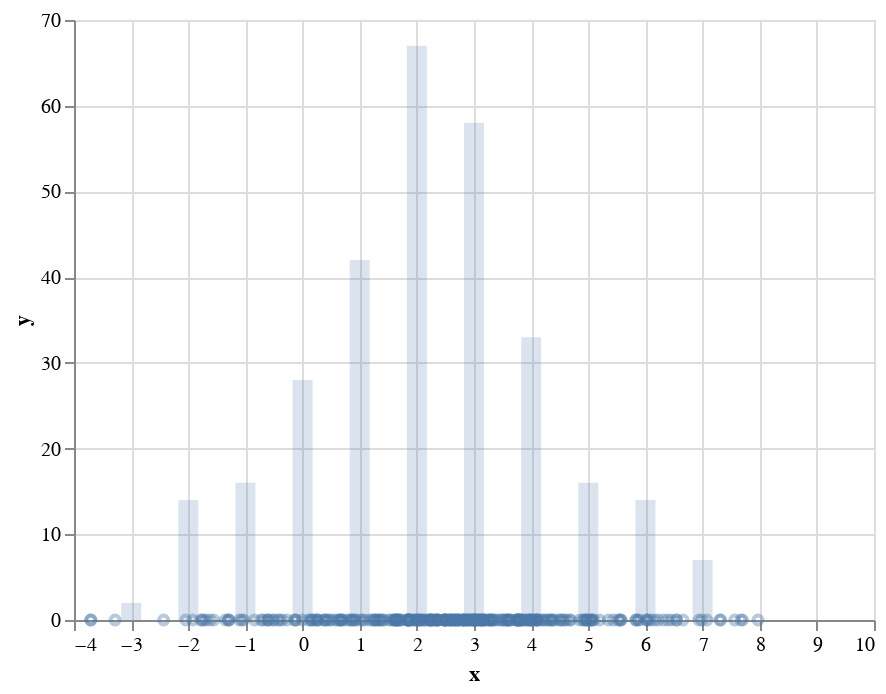

Notebook cell for this chart:
### Markdown cell above
### Get some data

Let's start by drawing some data from a 1 dimensional normal with some mean and some standard deviation. We'll make a histogram to visualize the data, plotted along with the actual data shown as blue dots along the x axis.

### Code cell
mu, sigma = 2.5, 2 # mean and standard deviation
N = 300
nbins = 10
s = [o for o in np.random.normal(mu, sigma, size=N)]

values, bins = np.histogram(s, bins=np.arange(-3, nbins + 1))

dt = make_altair_object(bins, values)

c1 = make_bar_chart(size=10, opacity=.2, data=dt)

dt = make_altair_object(s, np.zeros(len(s)))

x_points = alt.Chart(dt).mark_point(size=20, opacity=.4).encode(
        x='x:Q',  # specify ordinal data
        y='y:Q',  # specify quantitative data
    )

c1 + x_points

### Figure 1 — Vega-Lite specification as saved in the notebook (floating-point values rounded to 4 significant figures; data arrays with more than 128 entries replaced by an {"elided": "..."} marker saying what was removed)
{"$schema": "https://vega.github.io/schema/vega-lite/v2.6.0.json", "config": {"view": {"height": 300, "width": 400}}, "layer": [{"data": {"values": [{"x": -3, "y": 2}, {"x": -2, "y": 14}, {"x": -1, "y": 16}, {"x": 0, "y": 28}, {"x": 1, "y": 42}, {"x": 2, "y": 67}, {"x": 3, "y": 58}, {"x": 4, "y": 33}, {"x": 5, "y": 16}, {"x": 6, "y": 14}, {"x": 7, "y": 7}, {"x": 8, "y": 0}, {"x": 9, "y": 0}]}, "encoding": {"x": {"field": "x", "type": "quantitative"}, "y": {"field": "y", "type": "quantitative"}}, "mark": {"opacity": 0.2, "size": 10, "type": "bar"}}, {"data": {"values": {"elided": "300 records"}}, "encoding": {"x": {"field": "x", "type": "quantitative"}, "y": {"field": "y", "type": "quantitative"}}, "mark": {"opacity": 0.4, "size": 20, "type": "point"}}]}
